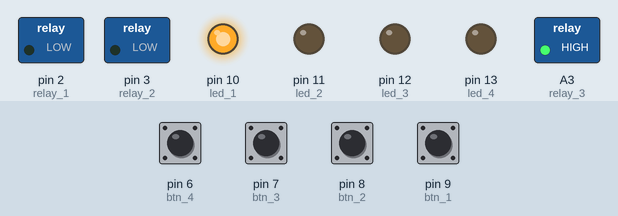
The sketch below on a simulated Arduino Uno, built with avr-gcc and run on an emulated ATmega328P. On the bench: switched loads named in the sketch (green lamp = pin HIGH), output pins drawn as LEDs (lit = HIGH). The test bench sets the inputs (shaded band); at power-on: pin 6 (btn_4), pin 7 (btn_3), pin 8 (btn_2), pin 9 (btn_1) HIGH. EEPROM starts erased; what the sketch prints to the serial monitor is not drawn.

Above: at 1.9 s.
2.0 s: pin 6 (btn_4) pulled LOW for 0.15 s
At 3.1 s:
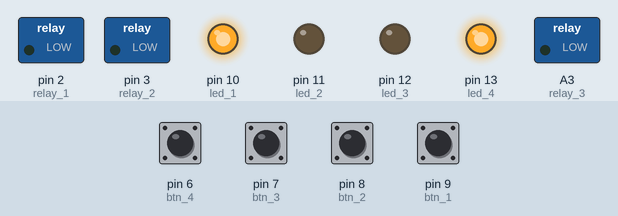
3.6 s: pin 7 (btn_3) pulled LOW for 0.15 s
At 4.0 s:
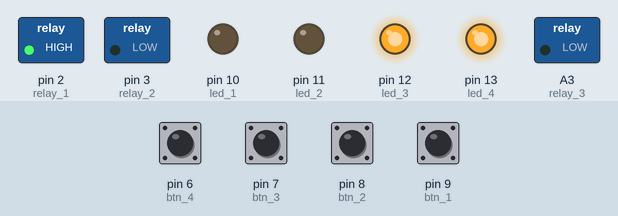
5.2 s: pin 8 (btn_2) pulled LOW for 0.15 s
At 6.4 s:
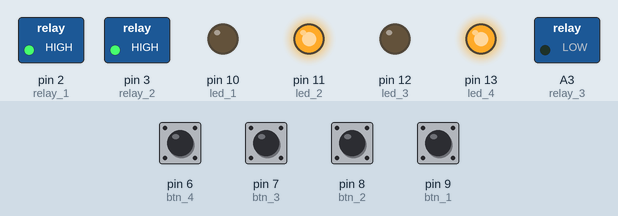
6.8 s: pin 6 (btn_4) pulled LOW for 1 s
At 7.9 s:
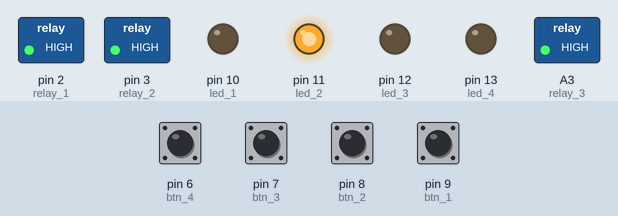
9.3 s: pin 7 (btn_3) pulled LOW for 1 s
At 9.7 s:
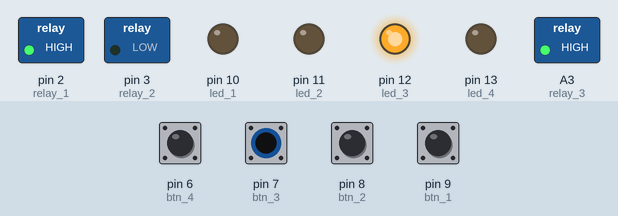
11.8 s: pin 8 (btn_2) pulled LOW for 1 s
At 12.6 s:
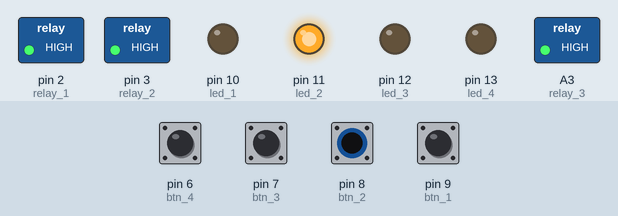
Timing chart, 0 to 14.8 s (numbered marks = the images above; inputs shaded):
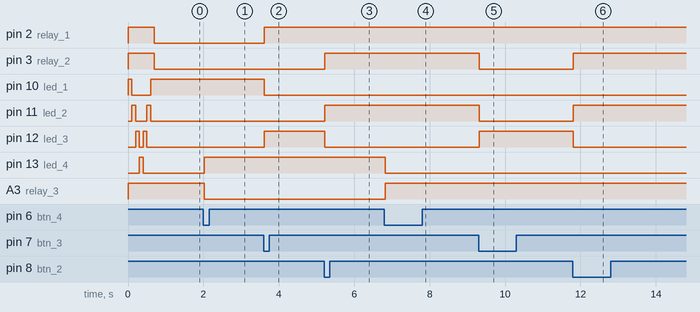

Measured:
- after the input at 2.0 s, pin 13 (led_4): LOW → HIGH at once; A3 (relay_3): HIGH → LOW at once
- after the input at 3.6 s, pin 2 (relay_1), pin 12 (led_3): LOW → HIGH at once; pin 10 (led_1): HIGH → LOW at once
- after the input at 5.2 s, pin 3 (relay_2), pin 11 (led_2): LOW → HIGH at once; pin 12 (led_3): HIGH → LOW at once
- after the input at 6.8 s, pin 13 (led_4): HIGH → LOW at once; A3 (relay_3): LOW → HIGH at once
- after the input at 9.3 s, pin 3 (relay_2), pin 11 (led_2): HIGH → LOW at once; pin 12 (led_3): LOW → HIGH at once
- after the input at 11.8 s, pin 3 (relay_2), pin 11 (led_2): LOW → HIGH at once; pin 12 (led_3): HIGH → LOW at once

The sketch:

Brick_Junior_4Btn.ino
```cpp
#include <EEPROM.h>

#define relay_1 2  // XLR 3 (Clean/Overdrive)
#define relay_2 3  // XLR 4 (Crunch/Drive)
#define relay_3 A3 // XLR 5 (Rythm/Lead)

#define btn_1 9
#define btn_2 8
#define btn_3 7
#define btn_4 6

#define led_1 10
#define led_2 11
#define led_3 12
#define led_4 13
uint8_t leds[] = {
  led_1,
  led_2,
  led_3,
  led_4,
};
#define LED_COUNT 4

// State Machine with 3 States for first 3 Buttons
uint8_t main_State = 0;

// Secondary State for 4th Button
uint8_t secondary_State = 1;
// Secondary State Entprellen
uint8_t secondary_Timer = 0;
uint8_t secondary_button_State = 0;

void singleLED(uint8_t led){
  Serial.println("Single LED");
  Serial.println(led);

  for(uint8_t i = 0; i < LED_COUNT; i++){
    if(led == i){
      digitalWrite(leds[i], HIGH);
    }else{
      digitalWrite(leds[i], LOW);
    }
  }
}

void boot_Animation(){
  for(int8_t i = 0; i < LED_COUNT; i++){
    singleLED(i);
    delay(100);
  }

  for(int8_t i = LED_COUNT - 2; i >= 0; i--){
    singleLED(i);
    delay(100);
  }
}

void set_Outputs(){
  switch(main_State){
    case 0:
      digitalWrite(led_1, HIGH);
      digitalWrite(led_2, LOW);
      digitalWrite(led_3, LOW);

      digitalWrite(relay_1, LOW);
      digitalWrite(relay_2, LOW);
      break;
    case 1:
      digitalWrite(led_1, LOW);
      digitalWrite(led_2, HIGH);
      digitalWrite(led_3, LOW);

      digitalWrite(relay_1, HIGH);
      digitalWrite(relay_2, HIGH);
      break;
    case 2:
      digitalWrite(led_1, LOW);
      digitalWrite(led_2, LOW);
      digitalWrite(led_3, HIGH);

      digitalWrite(relay_1, HIGH);
      digitalWrite(relay_2, LOW);
      break;
  }

  if(secondary_State == 0){
    digitalWrite(led_4, LOW);

    digitalWrite(relay_3, HIGH);
  }else{
    digitalWrite(led_4, HIGH);

    digitalWrite(relay_3, LOW);
  }
}

void load_Data(){
  uint8_t main_State_Load = EEPROM.read(0);
  uint8_t secondary_State_Load = EEPROM.read(1);

  if(main_State_Load == 0 || main_State_Load == 1 || main_State_Load == 2){
    main_State = main_State_Load;
  }else{
    main_State = 0;
  }

  if(secondary_State_Load == 0 || secondary_State_Load == 1){
    secondary_State = secondary_State_Load;
  }else{
    secondary_State = 0;
  }
}

void save_Data(){
  EEPROM.write(0, main_State);
  EEPROM.write(1, secondary_State);
}

void setup() {
  Serial.begin(9600);
  Serial.println("Starting...");

  pinMode(relay_1, OUTPUT);
  digitalWrite(relay_1, HIGH);
  pinMode(relay_2, OUTPUT);
  digitalWrite(relay_2, HIGH);
  pinMode(relay_3, OUTPUT);
  digitalWrite(relay_3, HIGH);

  pinMode(btn_1, INPUT_PULLUP);
  pinMode(btn_2, INPUT_PULLUP);
  pinMode(btn_3, INPUT_PULLUP);
  pinMode(btn_4, INPUT_PULLUP);

  pinMode(led_1, OUTPUT);
  pinMode(led_2, OUTPUT);
  pinMode(led_3, OUTPUT);
  pinMode(led_4, OUTPUT);

  load_Data();

  boot_Animation();

  set_Outputs();
  Serial.println("READY!");
}

void loop() {
  if(digitalRead(btn_1) == 0){
    main_State = 0;
    save_Data();
  }else if(digitalRead(btn_2) == 0){
    main_State = 1;
    save_Data();
  }else if(digitalRead(btn_3) == 0){
    main_State = 2;
    save_Data();
  }

  if(secondary_Timer == 0){
    if(digitalRead(btn_4) == 1 && secondary_button_State == 1){
      secondary_button_State = 0;
    }

    if(digitalRead(btn_4) == 0 && secondary_button_State == 0){
      secondary_button_State = 1;
      secondary_Timer = 10; // Button can be pressed 10 times a sec ( 10 * 10 ms == 100 ms / 10Hz)
      secondary_State = (secondary_State + 1) % 2;
      save_Data();
    }
  }else{
    secondary_Timer--;
  }

  delay(10);

  set_Outputs();
}
```
